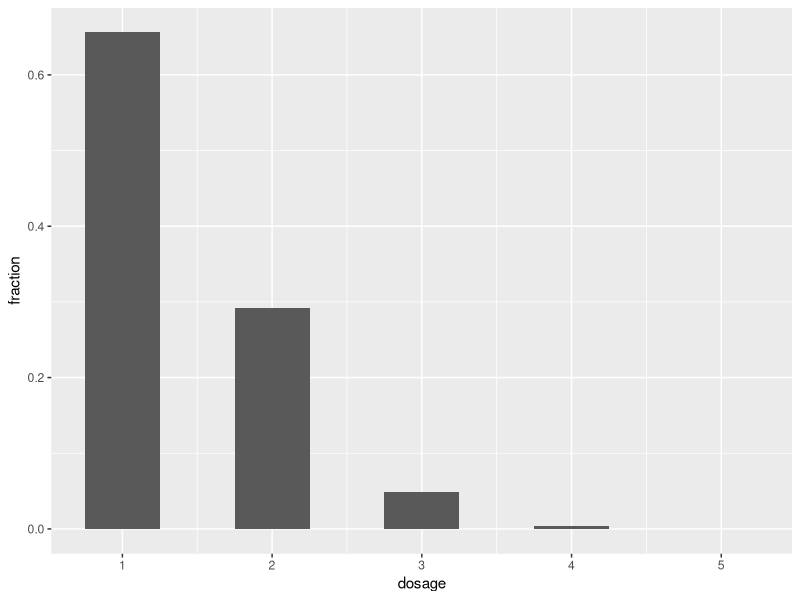

Source code (R):
library(ggplot2)
hardyweinberg <- function(q){
  p <- 1-q
  df <- data.frame(dosage = 1:5, fraction = 0)
  df$fraction[1] <- p^4
  df$fraction[2] <- 4*(p^3)*q
  df$fraction[3] <- 6*(p^2)*(q^2)
  df$fraction[4] <- 4*(p)*(q^3)
  df$fraction[5] <- q^4
  return(df)
}

df <- hardyweinberg(0.1)
ggplot(df, aes(x=dosage, y=fraction)) + 
  geom_bar(stat = "identity", width=0.5)